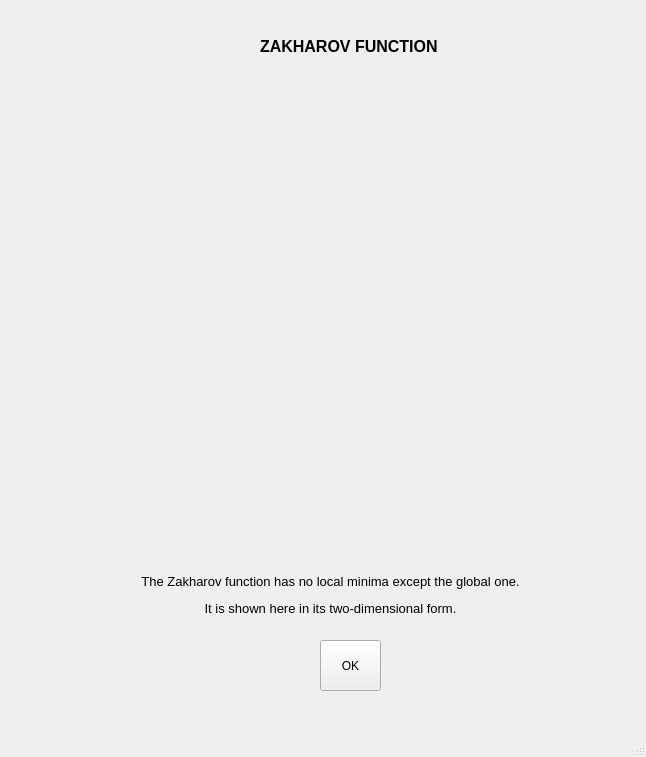
<?xml version="1.0" encoding="UTF-8"?>
<ui version="4.0">
 <class>MainWindow</class>
 <widget class="QMainWindow" name="MainWindow">
  <property name="geometry">
   <rect>
    <x>0</x>
    <y>0</y>
    <width>646</width>
    <height>757</height>
   </rect>
  </property>
  <property name="windowTitle">
   <string>MainWindow</string>
  </property>
  <widget class="QWidget" name="centralwidget">
   <widget class="QPushButton" name="okButton">
    <property name="geometry">
     <rect>
      <x>320</x>
      <y>640</y>
      <width>61</width>
      <height>51</height>
     </rect>
    </property>
    <property name="text">
     <string>OK</string>
    </property>
   </widget>
   <widget class="QLabel" name="label">
    <property name="geometry">
     <rect>
      <x>260</x>
      <y>40</y>
      <width>191</width>
      <height>31</height>
     </rect>
    </property>
    <property name="font">
     <font>
      <pointsize>12</pointsize>
      <weight>75</weight>
      <bold>true</bold>
     </font>
    </property>
    <property name="text">
     <string>ZAKHAROV FUNCTION
</string>
    </property>
   </widget>
   <widget class="QLabel" name="label_2">
    <property name="geometry">
     <rect>
      <x>60</x>
      <y>80</y>
      <width>541</width>
      <height>451</height>
     </rect>
    </property>
    <property name="text">
     <string/>
    </property>
    <property name="pixmap">
     <pixmap>images/zakharov.png</pixmap>
    </property>
    <property name="scaledContents">
     <bool>true</bool>
    </property>
   </widget>
   <widget class="QLabel" name="label_4">
    <property name="geometry">
     <rect>
      <x>50</x>
      <y>530</y>
      <width>561</width>
      <height>131</height>
     </rect>
    </property>
    <property name="font">
     <font>
      <pointsize>10</pointsize>
     </font>
    </property>
    <property name="text">
     <string>&lt;html&gt;&lt;head/&gt;&lt;body&gt;&lt;p align=&quot;center&quot;&gt;&lt;span style=&quot; font-family:'Helvetica'; color:#000000;&quot;&gt;The Zakharov function has no local minima except the global one.&lt;/span&gt;&lt;/p&gt;&lt;p align=&quot;center&quot;&gt;&lt;span style=&quot; font-family:'Helvetica'; color:#000000;&quot;&gt; It is shown here in its two-dimensional form.&lt;/span&gt;&lt;/p&gt;&lt;/body&gt;&lt;/html&gt;</string>
    </property>
   </widget>
  </widget>
  <widget class="QMenuBar" name="menubar">
   <property name="geometry">
    <rect>
     <x>0</x>
     <y>0</y>
     <width>646</width>
     <height>21</height>
    </rect>
   </property>
  </widget>
  <widget class="QStatusBar" name="statusbar"/>
 </widget>
 <resources>
  <include location="ImageResources.qrc"/>
 </resources>
 <connections/>
</ui>
